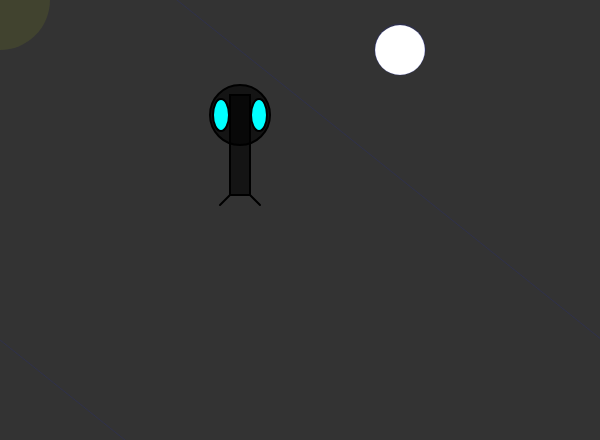
Frame 1 (no input)
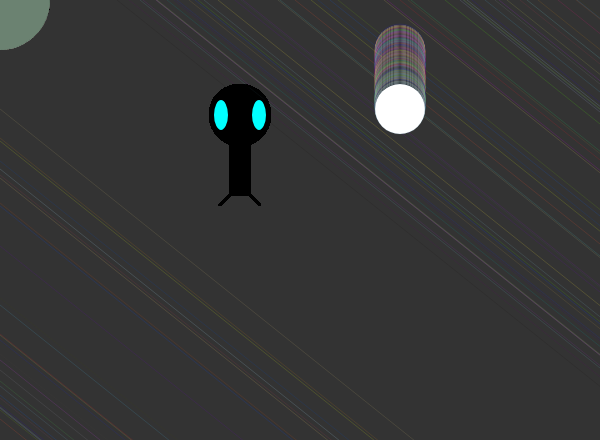
Frame 60 (no input)
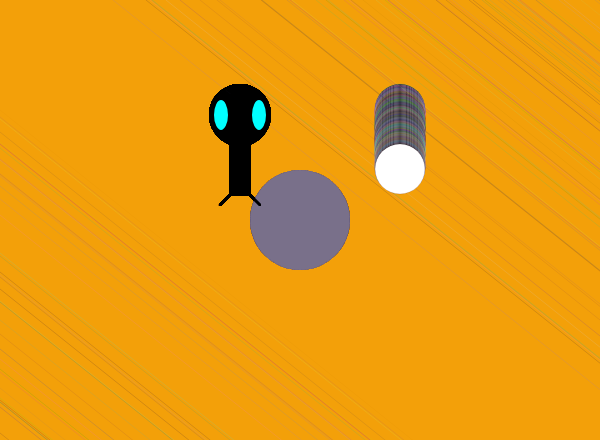
Frame 120 (the mouse pressed at the canvas centre since frame 60)

The p5.js sketch that drew these frames (run headless with seeded random() and noise() and a simulated clock; from frame 60 on, the mouse is pressed at the canvas centre):

// p5.js sketch
// ── sketch.js
var circleY = 50;

function setup() {
  // put setup code here
  createCanvas(600,440);
  background(51);
  frameRate(100);
}

function draw() {
  // put drawing code here2
  if(mouseX>600 || mouseY>440){
    background(51);
  }
  //ellipseMode(CENTER);
  rectMode(CENTER);

  // APPLE
  noStroke();
  fill(Math.floor((Math.random() * 255) + 1),Math.floor((Math.random() * 255) + 1),Math.floor((Math.random() * 255) + 1),20);
  circle(mouseX, mouseY, 100);

  // LINES
  stroke(color(Math.floor((Math.random() * 255) + 1),Math.floor((Math.random() * 255) + 1),Math.floor((Math.random() * 255) + 1),40));
  strokeWeight(1);
  var ymover = Math.floor((Math.random() * 600) +1 );
  var xmover = Math.floor((Math.random() * 600) +1 );
  line(0,100+ymover,500,500+ymover);
  line(100+xmover,0,600+xmover,400);

  // MOON
  fill(51);
  circle(400,circleY-1,50);
  fill(255,255,255);
  circle(400,circleY,50);
  circleY += 1;

  // BODY
  stroke(0);
  strokeWeight(2)
  fill(0,0,0,155);
  rect(240,145,20,100);

  // HEAD
  ellipse(240,115,60,60);

  // EYES
  fill(0,255,255);
  ellipse(221,115,16,32);
  ellipse(259,115,16,32);

  // LEGS
  stroke(0);
  line(230,195,220,205);
  line(250,195,260,205);
}

function mousePressed(){
  background(Math.floor((Math.random() * 255) + 1),Math.floor((Math.random() * 255) + 1),Math.floor((Math.random() * 255) + 1));
}
